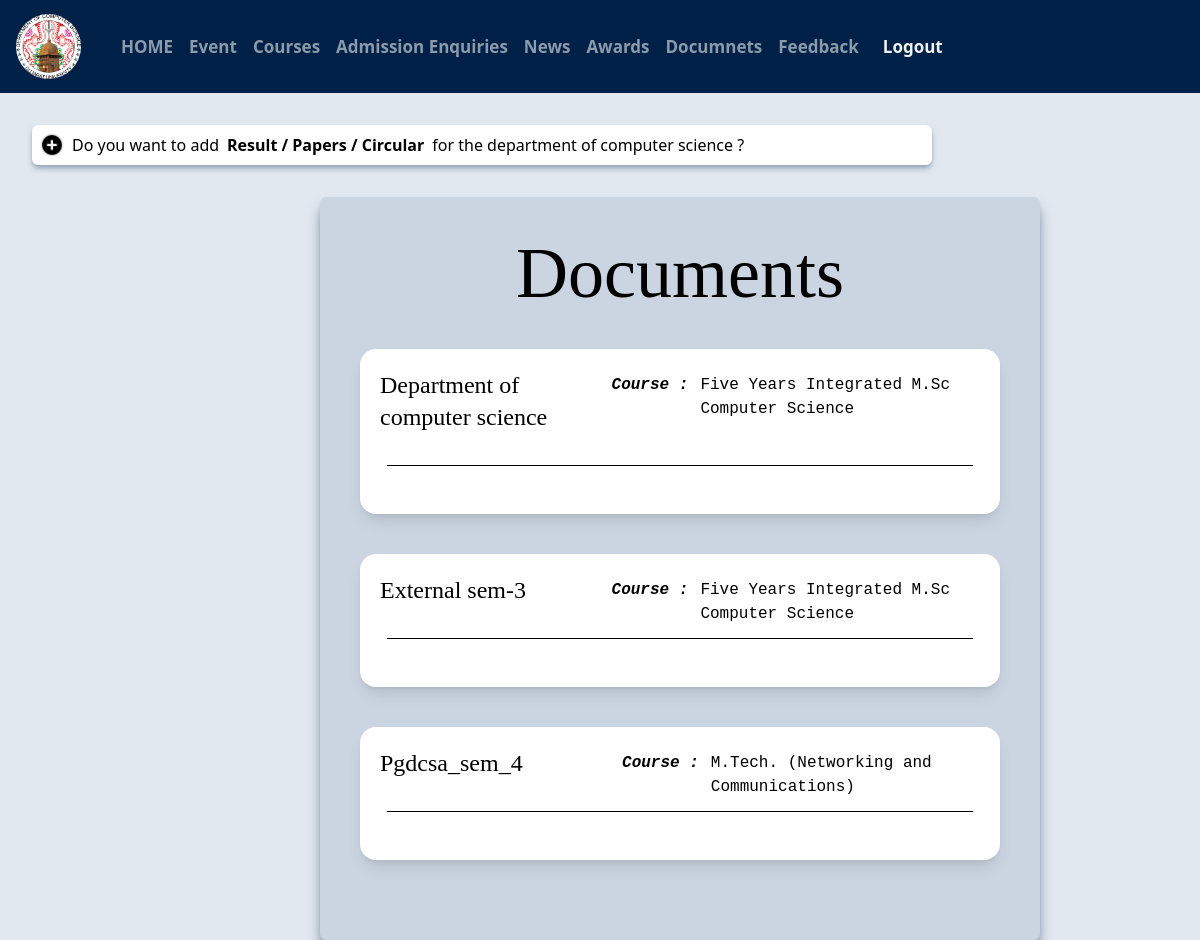
/Department/admin/documents.php (signed in), run on the app's committed database.
### tables this page shows
CREATE TABLE `documents` (
  `document_id` int(11) NOT NULL,
  `document_title` text NOT NULL,
  `document_location` varchar(50) NOT NULL,
  `course_id` int(11) NOT NULL,
  `document_category_id` int(11) NOT NULL
);

CREATE TABLE `course` (
  `course_id` int(11) NOT NULL,
  `course_name` varchar(255) DEFAULT NULL,
  `course_duration` tinyint(1) DEFAULT NULL,
  `course_details` text DEFAULT NULL,
  `course_document` text NOT NULL,
  `course_image` text NOT NULL,
  `seat_number` int(11) NOT NULL,
  `boys_fees` varchar(11) NOT NULL,
  `girls_fees` varchar(11) NOT NULL,
  `brouchers` varchar(100) NOT NULL
);

### Department/admin/documents.php (the view, shortened to what this page needs)
<?php
$dns = "mysql:host=localhost;dbname=dcsdb";
$user = "root";
$dataBase = new PDO($dns, $user, "");
?>
<!DOCTYPE html>
<html lang="en">
<head>
    <link rel="stylesheet" href="./../links/bs5/bs.min.css">
    <link rel="stylesheet" href="./../links/css/tw.css">
<link rel="stylesheet" href="./include/css/style.css">
</head>
<body class=" tw-bg-slate-200" style="margin-top:125px">
    <?php include './include/header.php';?>
    <div class="tw-shadow-md tw-m-8 tw-shadow-slate-400 sm:tw-w-3/4 tw-flex sm:tw-flex-row tw-flex-col tw-bg-white tw-mx-8 tw-rounded-md sm:tw-h-10">
        <button type="button" class="tw-flex sm:tw-flex-row tw-flex-col tw-my-2 " data-bs-toggle="modal" data-bs-target="#modalId">
            <img class="tw-hidden md:tw-block tw-w-6 tw-mx-2 tw-rounded-full tw-h-6 " id="image' . $i . '-preview" src="./../image/logos/plus-icon.jpg" alt="Title">
            Do you want to add <strong class="tw-mx-2 ">Result&nbsp;/&nbsp;Papers&nbsp;/&nbsp;Circular</strong> for the department of computer science ?
        </button>
    </div>
    <div class=" tw-bg-slate-300 tw-shadow-lg tw-shadow-slate-500 tw-w-3/5 tw-mx-80 tw-p-10 tw-rounded-md tw-m-20">
        <div class=" tw-text-center tw-capitalize tw-text-7xl" style="font-family: Brush Script MT;">Documents </div>
        <?php
        $query = "select d.document_id, d.document_title, d.document_location,c.course_name, dc.document_category_type from documents d inner join document_category dc on dc.document_category_id = d.document_category_id inner join course c on c.course_id = d.course_id  order by document_id desc";
        $resultQuery = $dataBase->prepare($query);
        $resultQuery->execute();
        $rows = $resultQuery->fetchall(PDO::FETCH_ASSOC);
        foreach ($rows as $row) {
        ?>
            <a target="_blank" href="<?php echo "./." . $row['document_location'] ?>">
                <div class="tw-group/item tw-flex-col tw-flex tw-h-26 tw-bg-white tw-rounded-2xl tw-my-10 tw-shadow-lg text-dark">
                    <div class="tw-flex tw-flex-row">
                        <div class=" tw-w-2/5 tw-m-5 tw-items-start tw-font-serif tw-text-2xl">
                            <?php
                            echo $row['document_title'];
                            ?>
                        </div>
                        <div class="tw-w-2/8 tw-mx-auto tw-mt-6 tw-font-mono tw-flex tw-flex-row"><i class=" tw-font-bold tw-mx-3">Course&nbsp;:</i>
                            <div><?php echo $row['course_name'] ?></div>
                        </div>
                    </div>
                    <hr class=" tw-border-black tw-mx-auto tw-block tw-w-11/12 tw-mt-3">
                </div>
            </a>
        <?php
        }
        ?>
    </div>
</body>
</html>

### Department/links/css/tw.css (style rules this page uses)
html { line-height: 1.5; -webkit-text-size-adjust: 100%; -moz-tab-size: 4; -o-tab-size: 4; tab-size: 4; font-family: ui-sans-serif, system-ui, -apple-system, BlinkMacSystemFont, "Segoe UI", Roboto, "Helvetica Neue", Arial, "Noto Sans", sans-serif, "Apple Color Emoji", "Segoe UI Emoji", "Segoe UI Symbol", "Noto Color Emoji"; font-feature-settings: normal; }
body { margin: 0; line-height: inherit; }
hr { height: 0; color: inherit; border-top-width: 1px; }
a { color: inherit; text-decoration: inherit; }
b, strong { font-weight: bolder; }
button, input, optgroup, select, textarea { font-family: inherit; font-size: 100%; font-weight: inherit; line-height: inherit; color: inherit; margin: 0; padding: 0; }
button, select { text-transform: none; }
button, [type='button'], [type='reset'], [type='submit'] { -webkit-appearance: button; background-color: transparent; background-image: none; }
blockquote, dl, dd, h1, h2, h3, h4, h5, h6, hr, figure, p, pre { margin: 0; }
button, [role="button"] { cursor: pointer; }
img, svg, video, canvas, audio, iframe, embed, object { display: block; vertical-align: middle; }
img, video { max-width: 100%; height: auto; }
.tw-m-5 { margin: 1.25rem; }
.tw-m-8 { margin: 2rem; }
.tw-mx-2 { margin-left: 0.5rem; margin-right: 0.5rem; }
.tw-mx-3 { margin-left: 0.75rem; margin-right: 0.75rem; }
.tw-mx-8 { margin-left: 2rem; margin-right: 2rem; }
.tw-mx-80 { margin-left: 20rem; margin-right: 20rem; }
.tw-mx-auto { margin-left: auto; margin-right: auto; }
.tw-my-10 { margin-top: 2.5rem; margin-bottom: 2.5rem; }
.tw-my-2 { margin-top: 0.5rem; margin-bottom: 0.5rem; }
.tw-mt-3 { margin-top: 0.75rem; }
.tw-mt-6 { margin-top: 1.5rem; }
.tw-block { display: block; }
.tw-flex { display: flex; }
.tw-hidden { display: none; }
.tw-h-6 { height: 1.5rem; }
.tw-w-11\/12 { width: 91.666667%; }
.tw-w-2\/5 { width: 40%; }
.tw-w-3\/5 { width: 60%; }
.tw-w-6 { width: 1.5rem; }
.tw-flex-row { flex-direction: row; }
.tw-flex-col { flex-direction: column; }
.tw-items-start { align-items: flex-start; }
.tw-rounded-2xl { border-radius: 1rem; }
.tw-rounded-full { border-radius: 9999px; }
.tw-rounded-md { border-radius: 0.375rem; }
.tw-border-black { --tw-border-opacity: 1; border-color: rgb(0 0 0 / var(--tw-border-opacity)); }
.tw-bg-slate-200 { --tw-bg-opacity: 1; background-color: rgb(226 232 240 / var(--tw-bg-opacity)); }
.tw-bg-slate-300 { --tw-bg-opacity: 1; background-color: rgb(203 213 225 / var(--tw-bg-opacity)); }
.tw-bg-white { --tw-bg-opacity: 1; background-color: rgb(255 255 255 / var(--tw-bg-opacity)); }
.tw-p-10 { padding: 2.5rem; }
.tw-text-center { text-align: center; }
.tw-font-mono { font-family: ui-monospace, SFMono-Regular, Menlo, Monaco, Consolas, "Liberation Mono", "Courier New", monospace; }
.tw-font-serif { font-family: ui-serif, Georgia, Cambria, "Times New Roman", Times, serif; }
.tw-text-2xl { font-size: 1.5rem; line-height: 2rem; }
.tw-text-7xl { font-size: 4.5rem; line-height: 1; }
.tw-font-bold { font-weight: 700; }
.tw-capitalize { text-transform: capitalize; }
.tw-shadow-lg { --tw-shadow: 0 10px 15px -3px rgb(0 0 0 / 0.1), 0 4px 6px -4px rgb(0 0 0 / 0.1); --tw-shadow-colored: 0 10px 15px -3px var(--tw-shadow-color), 0 4px 6px -4px var(--tw-shadow-color); box-shadow: var(--tw-ring-offset-shadow, 0 0 #0000), var(--tw-ring-shadow, 0 0 #0000), var(--tw-shadow); }
.tw-shadow-md { --tw-shadow: 0 4px 6px -1px rgb(0 0 0 / 0.1), 0 2px 4px -2px rgb(0 0 0 / 0.1); --tw-shadow-colored: 0 4px 6px -1px var(--tw-shadow-color), 0 2px 4px -2px var(--tw-shadow-color); box-shadow: var(--tw-ring-offset-shadow, 0 0 #0000), var(--tw-ring-shadow, 0 0 #0000), var(--tw-shadow); }
.tw-shadow-slate-400 { --tw-shadow-color: #94a3b8; --tw-shadow: var(--tw-shadow-colored); }
.tw-shadow-slate-500 { --tw-shadow-color: #64748b; --tw-shadow: var(--tw-shadow-colored); }
@media (min-width: 640px) { .sm\:tw-h-10 { height: 2.5rem; } }
@media (min-width: 640px) { .sm\:tw-w-3\/4 { width: 75%; } }
@media (min-width: 640px) { .sm\:tw-flex-row { flex-direction: row; } }
@media (min-width: 768px) { .md\:tw-block { display: block; } }

### Department/admin/include/css/style.css (style rules this page uses)
.navbar a:after, a:before { transition: all .5s; }

### data on the page
documents: document_title "Department of computer science", course.course_name "Five Years Integrated M.Sc Computer Science"
documents: document_title "External sem-3", course.course_name "Five Years Integrated M.Sc Computer Science"
documents: document_title "Pgdcsa_sem_4", course.course_name "M.Tech. (Networking and Communications)"
